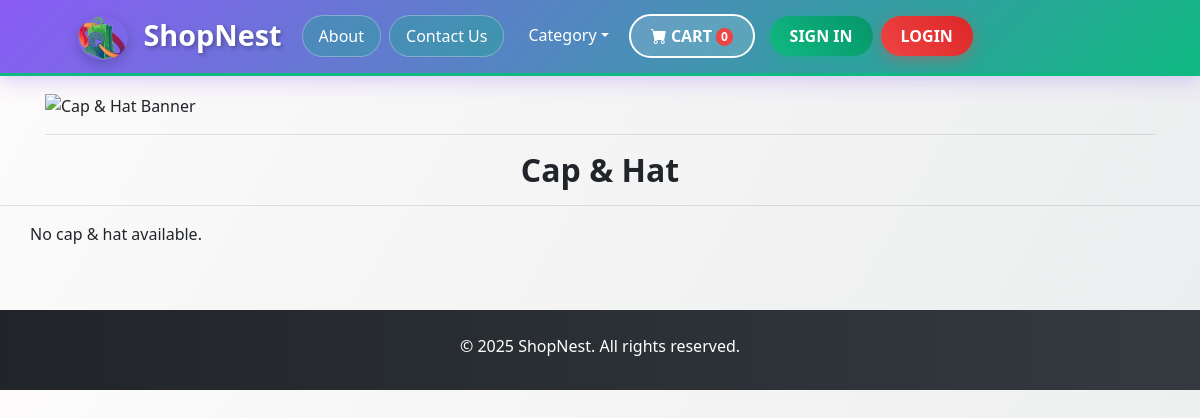
The app's page /category/CapAndHat.php, older data.
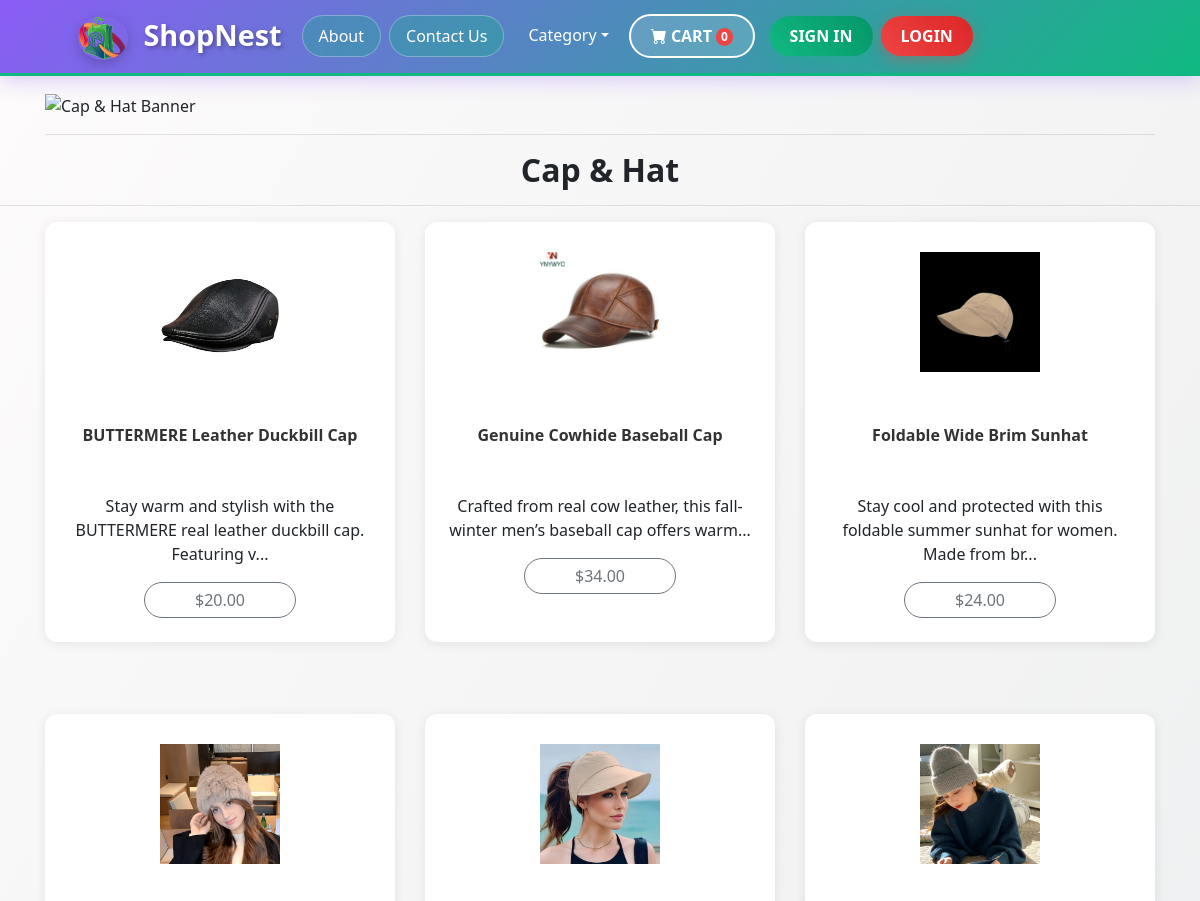
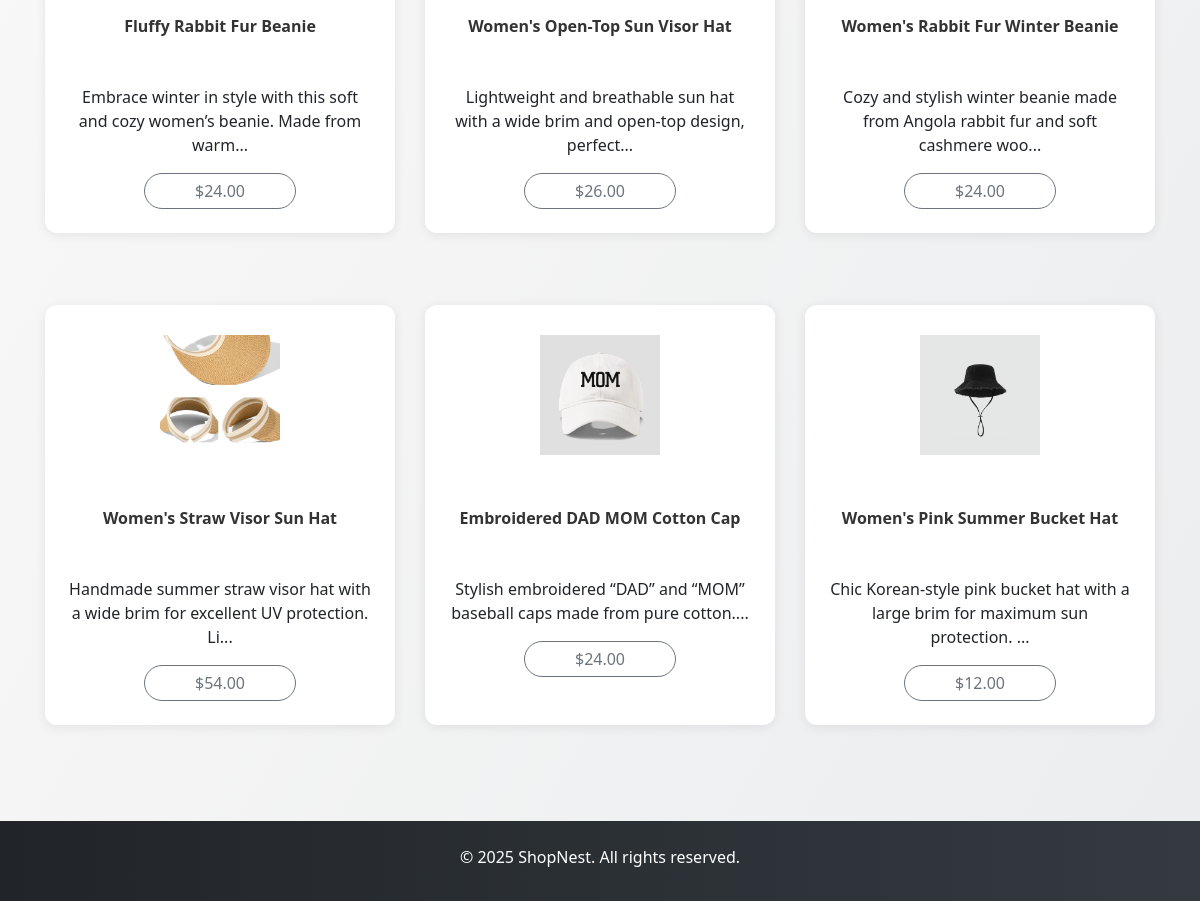
The same page, newer data (2 pictures, top to bottom).
### tables this page shows
CREATE TABLE `products` (
  `id` int(11) NOT NULL,
  `name` varchar(255) NOT NULL,
  `category` varchar(100) NOT NULL,
  `price` decimal(10,2) NOT NULL,
  `stock` int(11) NOT NULL,
  `image` varchar(255) NOT NULL,
  `description` text DEFAULT NULL
);

### category/CapAndHat.php (the view, shortened to what this page needs)
<!DOCTYPE html>
<html lang="en">
<head>
  <link href="../css/bootstrap-4.3.1.css" rel="stylesheet">
  <link href="https://cdn.jsdelivr.net/npm/bootstrap-icons@1.5.0/font/bootstrap-icons.css" rel="stylesheet" />
  <link href="../items/assets/styles.css" rel="stylesheet">
</head>
<body>
  <?php
  include("../navbar.php");
  ?>
  <div class="container mt-3">
    <div class="row">
      <div class="col-12"><img src="../images/category/b1 (9).jpg" alt="Cap & Hat Banner" width="1920" height="640" class="img-fluid"/></div>
    </div>
    <hr>
  </div>
  <h2 class="text-center">Cap & Hat</h2>
  <hr>
  <div class="container">
    <div class="row text-center">
      <?php
      include '../db.php';
      $sql = "SELECT * FROM products WHERE category = 'Cap & Hat' ORDER BY id DESC";
      $result = $conn->query($sql);
      $count = 0;
      if ($result->num_rows > 0) {
        while ($row = $result->fetch_assoc()) {
          if ($count > 0 && $count % 3 == 0) {
            echo '</div><div class="row text-center mt-4">';
          }
          echo '
          <div class="col-md-4 pb-1 pb-md-0 mb-5">
            <div class="card h-100" onclick="window.location.href=\'../product_detail.php?id=' . $row['id'] . '\';">
              <img class="card-img-top img-fluid" src="../images/products/' . $row['image'] . '" alt="' . $row['name'] . '">
              <div class="card-body p-4">
                <h5 class="card-title">' . $row['name'] . '</h5>
                <p class="card-text">' . substr($row['description'], 0, 80) . '...</p>
                <button class="btn btn-outline-secondary">$' . $row['price'] . '</button>
              </div>
            </div>
          </div>';
          $count++;
        }
      } else {
        echo '<p class="text-center">No cap & hat available.</p>';
      }
      ?>
    </div>
  </div>
  <footer class="py-4 mt-5">
    <div class="container text-center">
      <p class="m-0 text-white">© 2025 ShopNest. All rights reserved.</p>
    </div>
  </footer>
</body>
</html>

Row changes from the older to the newer data that the page shows:
added products: image (picture), name "BUTTERMERE Leather Duckbill Cap", description "Stay warm and stylish with the BUTTERMERE real leather duckbill cap. Featuring v", price "20.00"
added products: image (picture), name "Genuine Cowhide Baseball Cap", description "Crafted from real cow leather, this fall-winter men’s baseball cap offers warm", price "34.00"
added products: image (picture), name "Foldable Wide Brim Sunhat", description "Stay cool and protected with this foldable summer sunhat for women. Made from br", price "24.00"
added products: image (picture), name "Fluffy Rabbit Fur Beanie", description "Embrace winter in style with this soft and cozy women’s beanie. Made from warm", price "24.00"
added products: image (picture), name "Women's Open-Top Sun Visor Hat", description "Lightweight and breathable sun hat with a wide brim and open-top design, perfect", price "26.00"
added products: image (picture), name "Women's Rabbit Fur Winter Beanie", description "Cozy and stylish winter beanie made from Angola rabbit fur and soft cashmere woo", price "24.00"
added products: image (picture), name "Women's Straw Visor Sun Hat", description "Handmade summer straw visor hat with a wide brim for excellent UV protection. Li", price "54.00"
added products: image (picture), name "Embroidered DAD MOM Cotton Cap", description "Stylish embroidered “DAD” and “MOM” baseball caps made from pure cotton.", price "24.00"
added products: image (picture), name "Women's Pink Summer Bucket Hat", description "Chic Korean-style pink bucket hat with a large brim for maximum sun protection.", price "12.00"
Text that changed along with them:
text no longer shown: "No cap & hat available."
